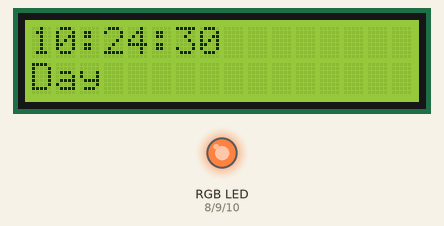
Recording of a sketch running on a simulated Arduino Uno, built with avr-gcc and run on an emulated ATmega328P. On the bench: 16×2 character LCD, an RGB LED mixed from three pins (HIGH = lit). Wiring (inferred from the names in the program): DS3231 clock at I2C address 0x68. The local clock reads 2024-03-15 10:24:30 at power-on unless the sketch sets it.

Above: at 0.1 s.
At 4.1 s:
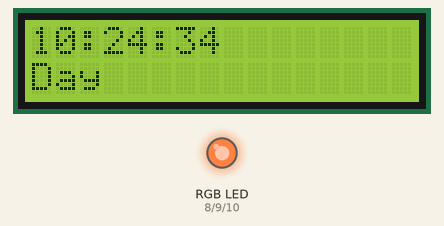
At 9.2 s:
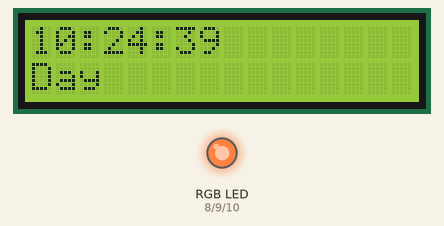
At 19.2 s:
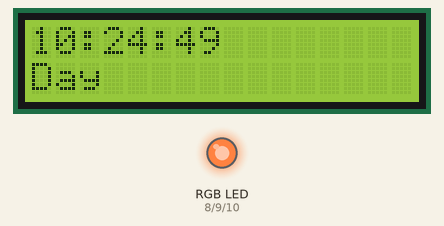
At 28.2 s:
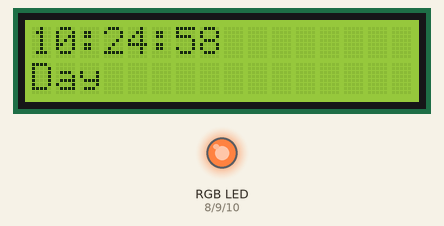
At 38.3 s:
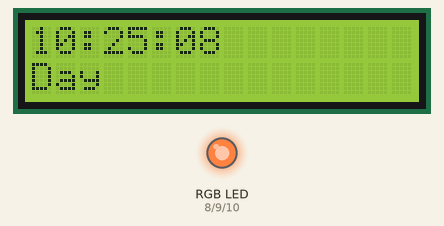
Timing chart, 0 to 39.8 s (numbered marks = the images above):
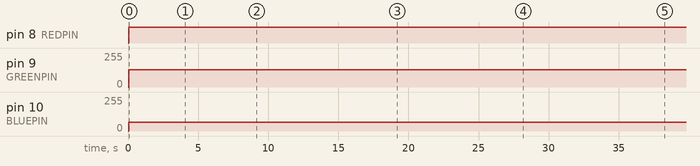

Measured:
- by itself, pin 8 (REDPIN): LOW → HIGH at 0.07 s
- by itself, pin 9 (GREENPIN): 0/255 → 130/255 at 0.07 s
- by itself, pin 10 (BLUEPIN): 0/255 → 65/255 at 0.07 s
- what the display in image 1 shows lasts 1.0 s, from 4.1 s to 5.1 s

The sketch:

rgb_rtc.ino
```cpp
#include "Wire.h"
#include <LiquidCrystal.h>

#define DS3231_I2C_ADDRESS 0x68
#define REDPIN 8
#define GREENPIN 9
#define BLUEPIN 10

int switchPin = 13;

// initialize the library with the numbers of the interface pins
LiquidCrystal lcd(12, 11, 5, 4, 3, 2);

// Convert normal decimal numbers to binary coded decimal
byte decToBcd(byte val)
{
  return( (val/10*16) + (val%10) );
}
// Convert binary coded decimal to normal decimal numbers
byte bcdToDec(byte val)
{
  return( (val/16*10) + (val%16) );
}
void setup()
{
  Wire.begin();
  Serial.begin(9600);
    // set up the LCD's number of columns and rows:
  lcd.begin(16, 2);

  pinMode(REDPIN, OUTPUT);
  pinMode(GREENPIN, OUTPUT);
  pinMode(BLUEPIN, OUTPUT);
  pinMode(switchPin, INPUT_PULLUP);

  // set the time of the DS3231 here once. Then comment out and reupload the script!
  // DS3231 seconds, minutes, hours, day, date, month, year
  // setDS3231time(50,12,16,7,31,10,15);
}
void setDS3231time(byte second, byte minute, byte hour, byte dayOfWeek, byte
dayOfMonth, byte month, byte year)
{
  // sets time and date data to DS3231
  Wire.beginTransmission(DS3231_I2C_ADDRESS);
  Wire.write(0); // set next input to start at the seconds register
  Wire.write(decToBcd(second)); // set seconds
  Wire.write(decToBcd(minute)); // set minutes
  Wire.write(decToBcd(hour)); // set hours
  Wire.write(decToBcd(dayOfWeek)); // set day of week (1=Sunday, 7=Saturday)
  Wire.write(decToBcd(dayOfMonth)); // set date (1 to 31)
  Wire.write(decToBcd(month)); // set month
  Wire.write(decToBcd(year)); // set year (0 to 99)
  Wire.endTransmission();
}
void readDS3231time(byte *second,
byte *minute,
byte *hour,
byte *dayOfWeek,
byte *dayOfMonth,
byte *month,
byte *year)
{
  Wire.beginTransmission(DS3231_I2C_ADDRESS);
  Wire.write(0); // set DS3231 register pointer to 00h
  Wire.endTransmission();
  Wire.requestFrom(DS3231_I2C_ADDRESS, 7);
  // request seven bytes of data from DS3231 starting from register 00h
  *second = bcdToDec(Wire.read() & 0x7f);
  *minute = bcdToDec(Wire.read());
  *hour = bcdToDec(Wire.read() & 0x3f);
  *dayOfWeek = bcdToDec(Wire.read());
  *dayOfMonth = bcdToDec(Wire.read());
  *month = bcdToDec(Wire.read());
  *year = bcdToDec(Wire.read());
}
void displayTime()
{
  byte second, minute, hour, dayOfWeek, dayOfMonth, month, year;
  // retrieve data from DS3231
  readDS3231time(&second, &minute, &hour, &dayOfWeek, &dayOfMonth, &month,
  &year);
  // send it to the serial monitor
  lcd.print(hour, DEC);
  // convert the byte variable to a decimal number when displayed
  lcd.print(":");
  if (minute<10)
  {
    lcd.print("0");
  }
  lcd.print(minute, DEC);
  lcd.print(":");
  if (second<10)
  {
    lcd.print("0");
  }
  lcd.print(second, DEC);
  lcd.setCursor(0, 1);
}

void loop()
{
  displayTime(); // display the real-time clock data on the Serial Monitor,
  byte second, minute, hour, dayOfWeek, dayOfMonth, month, year;
  // retrieve data from DS3231
  readDS3231time(&second, &minute, &hour, &dayOfWeek, &dayOfMonth, &month,
  &year);
  if (hour >= 21 || hour < 1) {
      analogWrite(GREENPIN, 5);
      analogWrite(REDPIN, 5);
      analogWrite(BLUEPIN, 80);
      lcd.print("Evening");
      lcd.setCursor(0, 0);
    } else if (hour >= 1 && hour < 9) {
      analogWrite(GREENPIN, 0);
      analogWrite(REDPIN, 0);
      analogWrite(BLUEPIN, 0);
      lcd.print("Night  ");
      lcd.setCursor(0, 0);
    } else {
      analogWrite(GREENPIN, 130);
      analogWrite(REDPIN, 255);
      analogWrite(BLUEPIN, 65);
      lcd.print("Day   ");
      lcd.setCursor(0, 0);
    }

  delay(1000); // every second
}
```
